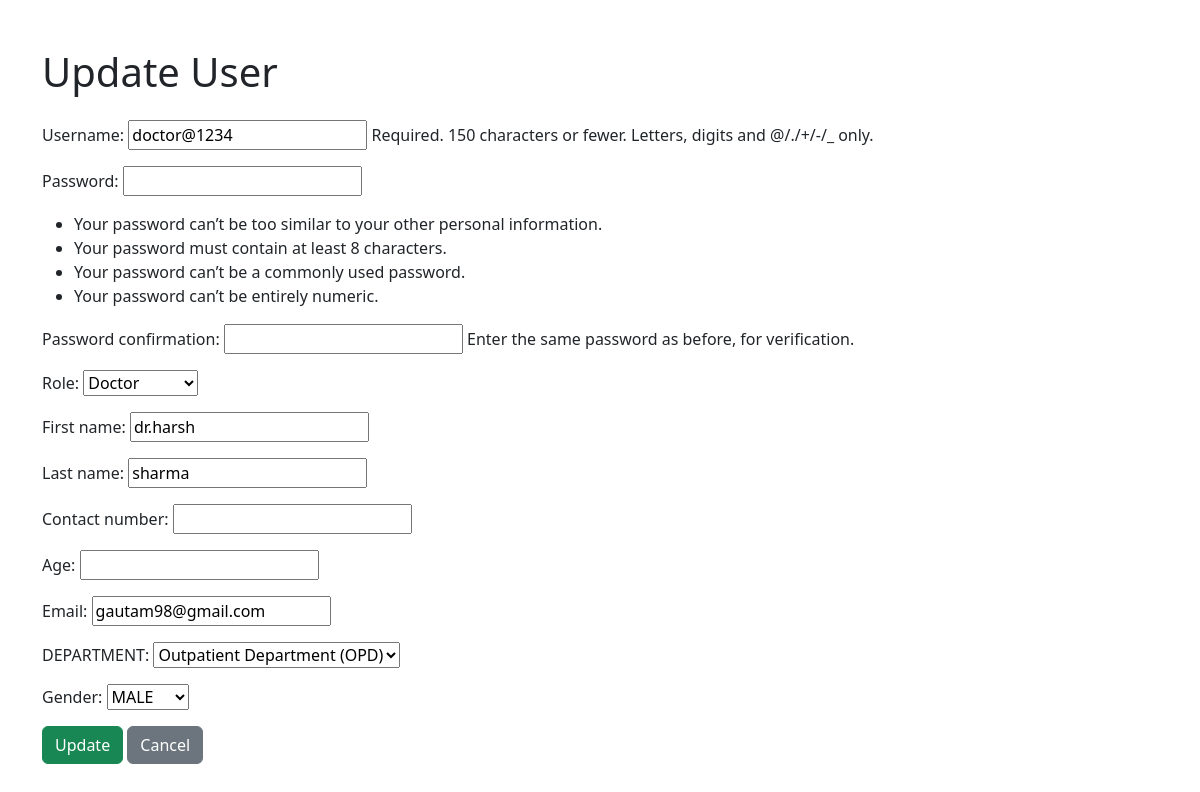
The page /update_user/2/ (signed in) on the database its author committed.
### user/models.py (models this page shows, shortened)
class CustomUser(AbstractUser):
    ROLE_CHOICES = [
        ('admin', 'Admin'),
        ('doctor', 'Doctor'),
        ('patient', 'Patient'),
        ('nurse', 'Nurse'),
        ('receptionist', 'Receptionist'),
    ]
    GENDER_CHOICE=[
        ('MALE','MALE'),
        ('FEMALE','FEMALE')
    ]
    DEPARTMENT_CHOICES=[
        ('emergency', 'Emergency'),
        ('opd', 'Outpatient Department (OPD)'),
        ('surgery', 'Surgery'),
        ('radiology', 'Radiology'),
        ('laboratory', 'Laboratory'),
        ('pediatrics', 'Pediatrics'),
        ('gynecology', 'Gynecology & Obstetrics'),
        ('cardiology', 'Cardiology'),
        ('neurology', 'Neurology'),
        ('dermatology', 'Dermatology'),
        ('psychiatry', 'Psychiatry & Mental Health'),
        ('ophthalmology', 'Ophthalmology'),
        ('pharmacy', 'Pharmacy'),
        ('orthopedics', 'Orthopedics'),
        ('nephrology', 'Nephrology'),
        ('urology', 'Urology'),
        ('gastroenterology', 'Gastroenterology'),
        ('infectious_diseases', 'Infectious Diseases')
    ]
    DEPARTMENT = models.CharField(max_length=100, choices=DEPARTMENT_CHOICES, default="general")
    role = models.CharField(max_length=20, choices=ROLE_CHOICES)
    first_name = models.CharField(max_length=30, null=True, blank=True)
    last_name = models.CharField(max_length=30, null=True, blank=True)
    gender = models.CharField(max_length=6, choices=GENDER_CHOICE, null=True, blank=True)
    email = models.EmailField(unique=True)
    age = models.IntegerField(null=True, blank=True)
    contact_number = models.CharField(max_length=15, null=True, blank=True)

### user/views.py (the view)
# urls.py: path('update_user/<int:user_id>/', update_user, name='update_user'),
@login_required
def update_user(request, user_id):
    if request.user.role != 'admin':
        return render(request, '403.html')  # Unauthorized access
    user = get_object_or_404(CustomUser, id=user_id)
    if request.method == 'POST':
        form = RoleBasedUserCreationForm(request.POST, instance=user)
        if form.is_valid():
            form.save()
            return redirect('list_users')
    else:
        form = RoleBasedUserCreationForm(instance=user)
    return render(request, 'update_user.html', {'form': form, 'user': user})

### user/forms.py
class RoleBasedUserCreationForm(UserCreationForm):
    class Meta:
        model = CustomUser
        fields = (
            'username', 'password1', 'password2', 'role',
            'first_name','last_name', 'contact_number', 'age', 'email',
            'DEPARTMENT', 'gender'
        )

### user/Templates/update_user.html (shortened to what this page needs)
<!DOCTYPE html>
<html lang="en">
<head>
    <link rel="stylesheet" href="https://cdnjs.cloudflare.com/ajax/libs/bootstrap/5.3.0-alpha1/css/bootstrap.min.css">
</head>
<body>
    <div class="container mt-5">
        <h1 class="mb-4">Update User</h1>
        <form method="POST">
            {{ form.as_p }}
            <button type="submit" class="btn btn-success">Update</button>
            <a href="{% url 'list_users' %}" class="btn btn-secondary">Cancel</a>
        </form>
    </div>
</body>
</html>

### rows shown on the page
CustomUser: username "doctor@1234", role "Doctor", first_name "dr.harsh", last_name "sharma", email "gautam98@gmail.com", DEPARTMENT "Outpatient Department (OPD)", gender "MALE"
